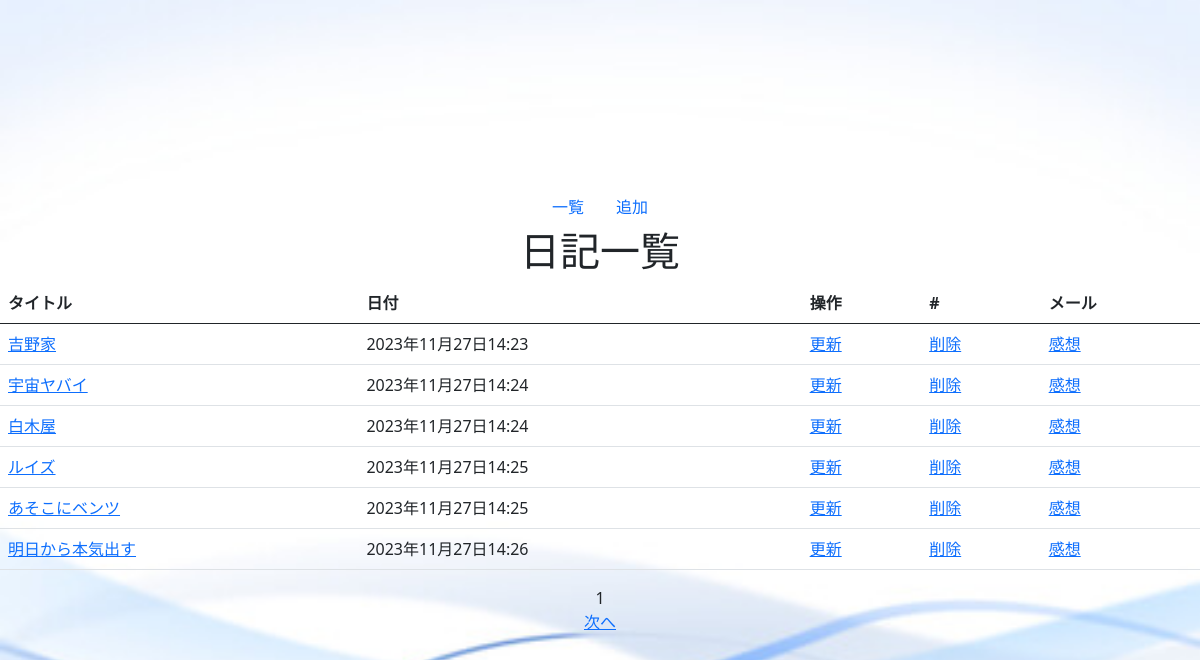
The page / on the database its author committed.
### diary/models.py (models this page shows)
class Day(models.Model):
    title=models.CharField('タイトル',max_length=200)
    text=models.TextField('本文')
    date=models.DateTimeField('日記',default=timezone.now)

### diary/views.py (the view)
# urls.py: path('', views.IndexView.as_view(), name='index'),
class IndexView(generic.ListView):
    model = Day
    paginate_by = 6
    template_name = 'diary/day_list.html'  # 追加

### diary/templates/diary/day_list.html
{% extends 'diary/base.html' %}
{% block content %}
    <h1>日記一覧</h1>
    <table class="table">
        <thead>
            <tr>
                <th>タイトル</th>
                <th>日付</th>
                <th>操作</th>
                <th>#</th>
                <th>メール</th>
            </tr>
        </thead>
        <tbody>
            {% for day in day_list %}
                <tr>
                    <td><a href="{% url 'diary:detail' day.pk %}">{{ day.title }}</a></td>
                    <td>{{ day.date }}</td>
                    <td><a href="{% url 'diary:update' day.pk %}">更新</a></td>
                    <td><a href="{% url 'diary:delete' day.pk %}">削除</a></td>
                    <td><a href="{% url 'diary:contact' %}">感想</a></td>
                </tr>
            {% endfor %}
        </tbody>
    </table>
{% include 'diary/page1.html' %}
{% endblock %}

### diary/templates/diary/base.html (shortened to what this page needs)
{% load static %}
<!DOCTYPE html>
<html lang="ja">
<head>
    <link href="https://cdn.jsdelivr.net/npm/bootstrap@5.0.2/dist/css/bootstrap.min.css" rel="stylesheet">
</head>
<body>
    <nav class="nav">
        <a class="nav-link active" aria-current="page" href="{% url 'diary:index' %}">一覧</a>
        <a class="nav-link" href="{% url 'diary:add' %}">追加</a>
    </nav>
    {% block content %}
    {% endblock %}
</body>
</html>

### diary/templates/diary/page1.html (shortened to what this page needs)
<span>{{ page_obj.number }}</span>
{% if page_obj.has_next %}
    <a href="?page={{ page_obj.next_page_number }}">次へ</a>
{% endif %}

### rows shown on the page
Day: title "吉野家", date "2023年11月27日14:23"
Day: title "宇宙ヤバイ", date "2023年11月27日14:24"
Day: title "白木屋", date "2023年11月27日14:24"
Day: title "ルイズ", date "2023年11月27日14:25"
Day: title "あそこにベンツ", date "2023年11月27日14:25"
Day: title "明日から本気出す", date "2023年11月27日14:26"

### other values the page prints
{{ page_obj.number }} "1"
